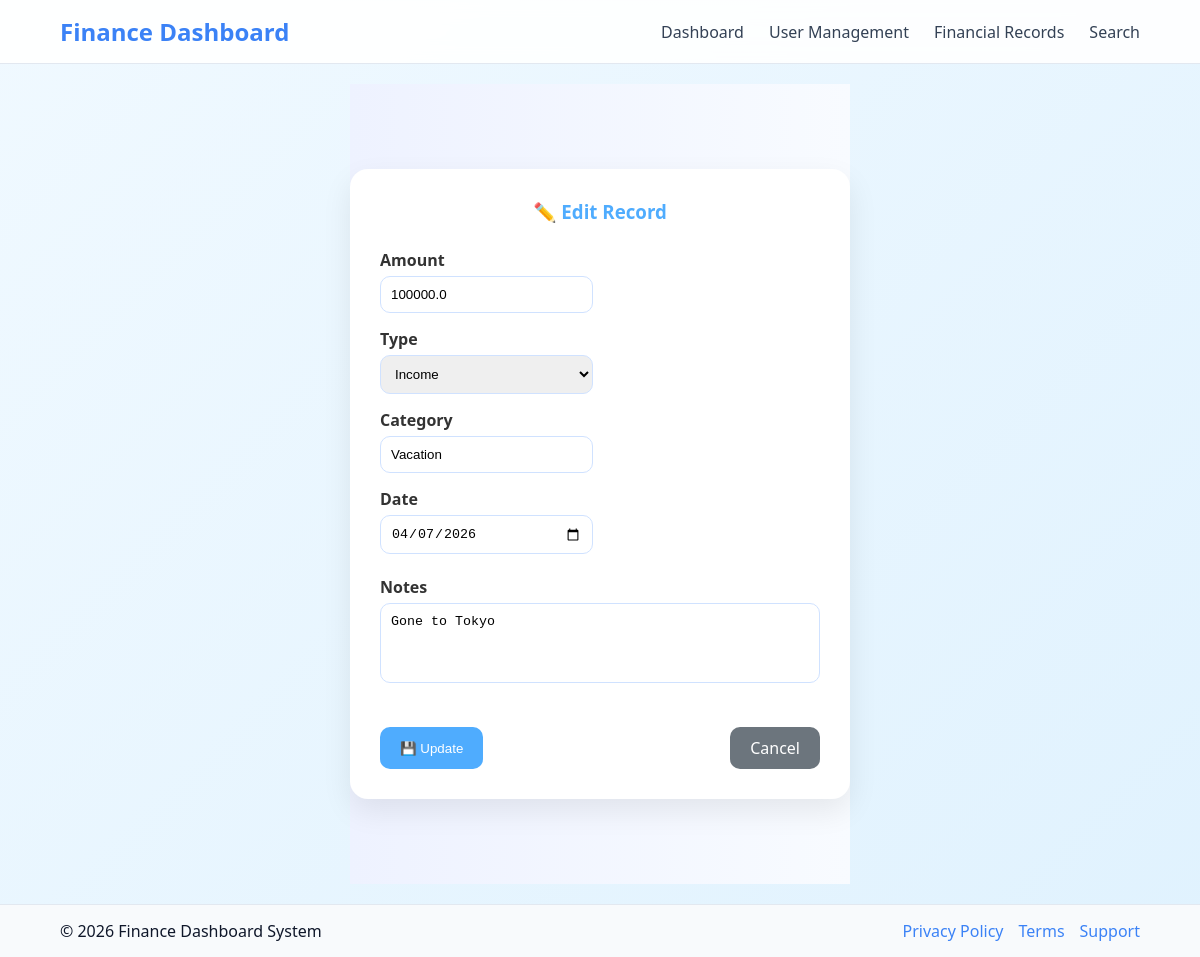
The app's page /edit/2 (signed in), older data.
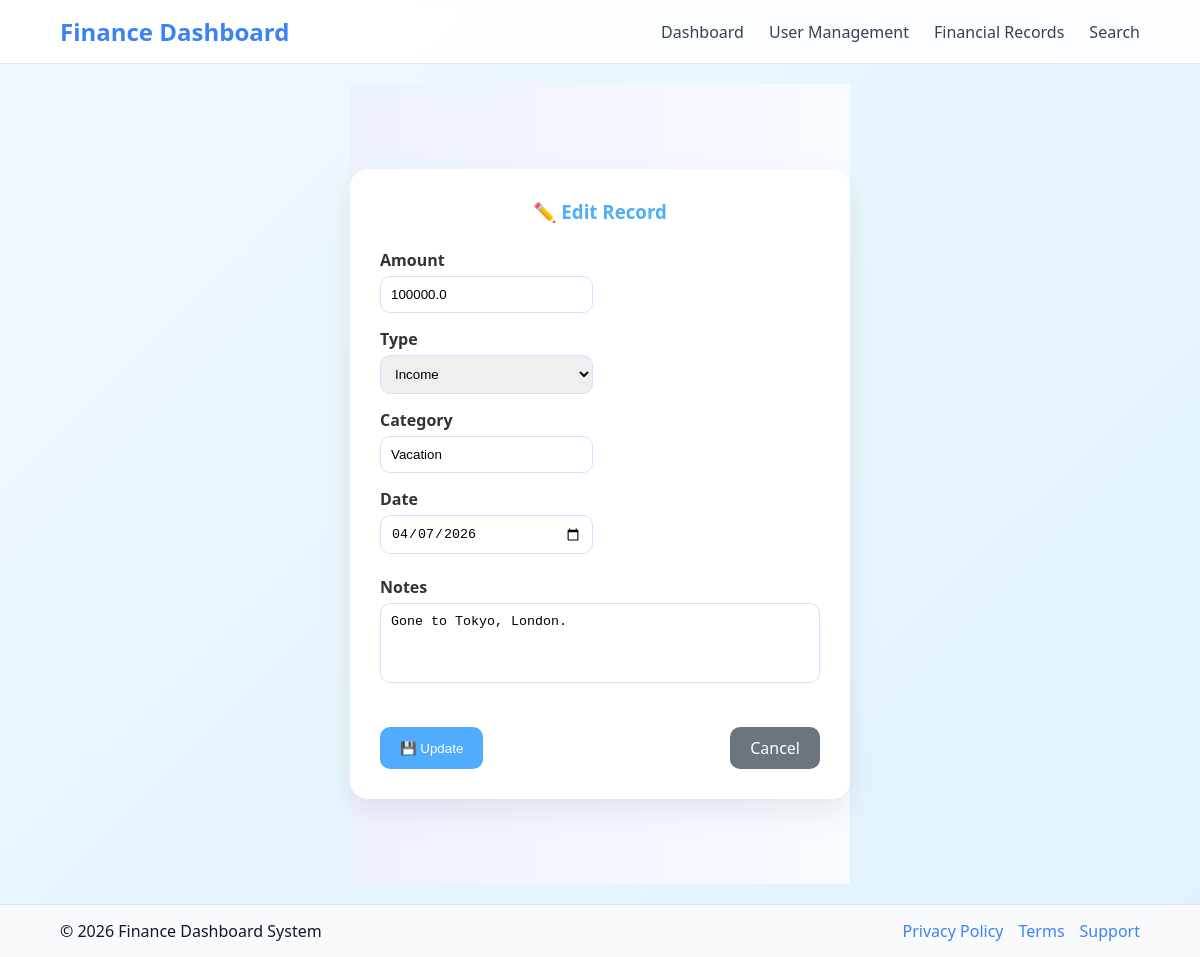
The same page, newer data.
### app/models.py (models this page shows)
class Record(db.Model):
    id = db.Column(db.Integer, primary_key=True)
    amount = db.Column(db.Float, nullable=False)
    type = db.Column(db.String(10), nullable=False)
    category = db.Column(db.String(50))
    date = db.Column(db.Date, nullable=False)
    notes = db.Column(db.String(200))
    user_id = db.Column(db.Integer, db.ForeignKey("user.id"))
    user_id = db.Column(db.Integer, db.ForeignKey("user.id"))
    user = db.relationship("User", back_populates="records")

### app/routes.py (the view)
            def decorated(*args, **kwargs):
                if "role" not in session:
                    return redirect(url_for("login"))
                if session["role"] not in allowed_roles:
                    flash("Access denied!", "error")
                    return redirect(url_for("home"))
                return func(*args, **kwargs)

### app/templates/edit_record.html (shortened to what this page needs)
{% extends "base.html" %}
{% block content %}
<div class="edit-container">
    <div class="edit-card">
        <h3 class="title">✏️ Edit Record</h3>
        <form method="POST">
            <div class="form-grid">
                <div class="form-group">
                    <label>Amount</label>
                    <input type="number" step="0.01" name="amount"
                        value="{{ record.amount }}" required>
                </div>
<br>
                <div class="form-group">
                    <label>Type</label>
                    <select name="type" required>
                        <option value="income" {% if record.type == 'income' %}selected{% endif %}>Income</option>
                    </select>
                </div>
<br>
                <div class="form-group">
                    <label>Category</label>
                    <input type="text" name="category"
                        value="{{ record.category }}">
                </div>
<br>
                <div class="form-group">
                    <label>Date</label>
                    <input type="date" name="date"
                        value="{{ record.date.strftime('%Y-%m-%d') }}" required>
                </div>
            </div>
                <br>
            <div class="form-group mt-3">
                <label>Notes</label>
                <textarea name="notes">{{ record.notes }}</textarea>
            </div>
            <br>
            <br>
            <div class="btn-group mt-4">
                <button type="submit" class="btn-save">💾 Update</button>
                <a href="{{ url_for('view_record') }}" class="btn-cancel">Cancel</a>
            </div>
        </form>
    </div>
</div>
{% endblock %}

Row changes from the older to the newer data that the page shows:
changed Record "Income": notes "Gone to Tokyo" → "Gone to Tokyo, London."
